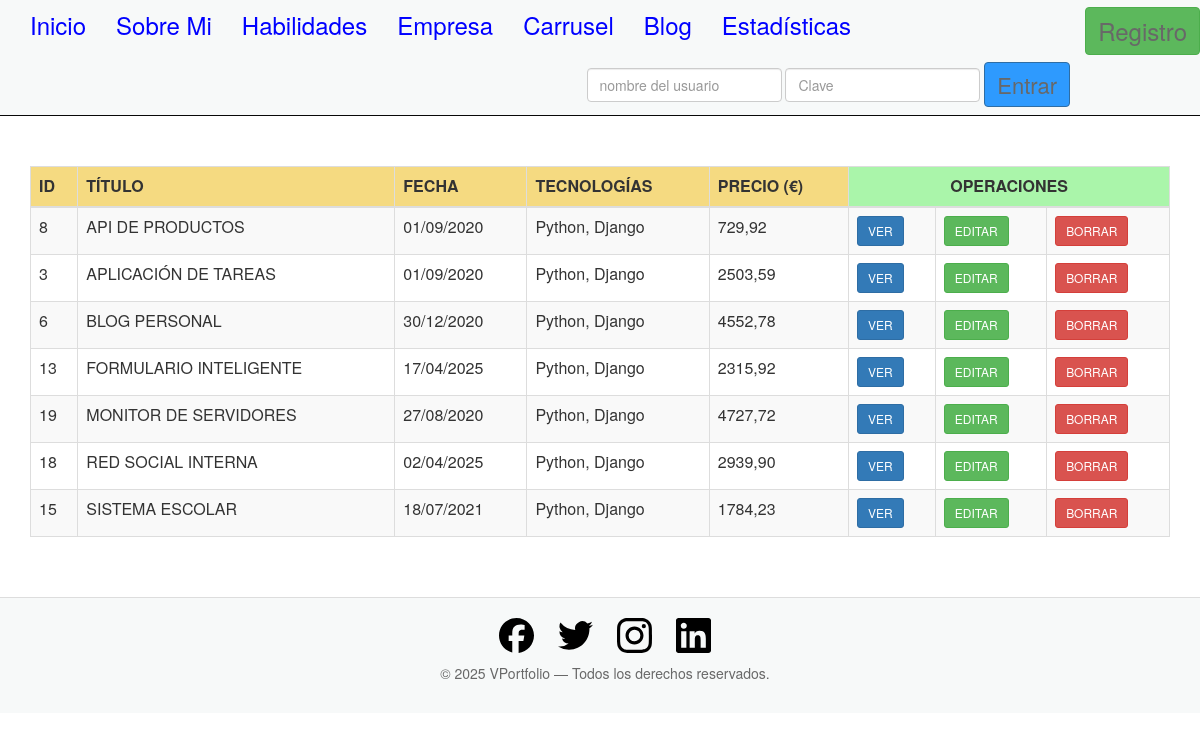
The page /proyectos/ on the database its author committed.
### appportfolio/models.py (models this page shows, shortened)
class Proyecto(models.Model):
    id = models.AutoField(primary_key=True)
    titulo = models.CharField('Título del Proyecto', max_length=50)
    descripcion = models.TextField('Descripción', null=True, blank=True)
    fecha = models.DateField('Fecha del Proyecto', null=True, blank=True)
    tecnologias = models.CharField('Tecnologías usadas', max_length=150, null=True, blank=True)
    precio = models.DecimalField('Precio del Proyecto', max_digits=10, decimal_places=2, null=True, blank=True)
    class Meta:
        verbose_name = 'Proyecto'
        verbose_name_plural = 'Proyectos'
        ordering = ['titulo']

### appportfolio/views.py (the view)
# urls.py: path("proyectos/", listar_proyectos, name="listar_proyectos"),
def listar_proyectos(request):
    minimo=800
    maximo=2000
    tecnologia = "django"
    '''
    lista = Proyecto.objects.all()
    '''
    '''
    lista = Proyecto.objects.filter(precio__gte=minimo, precio__lte=maximo)
    '''
    '''
    lista = Proyecto.objects.filter(tecnologias__icontains=tecnologia)
    '''
    '''
    lista = Proyecto.objects.filter(precio__gte=minimo,precio__lte=maximo,tecnologias__icontains=tecnologia)
    '''
    '''
    lista = Proyecto.objects.filter(Q(precio__gte=minimo, precio__lte=maximo) | Q(tecnologias__icontains=tecnologia))
    '''
    lista = Proyecto.objects.filter(
    (Q(precio__gte=minimo, precio__lte=maximo) & Q(fecha__year=2025)) | Q(tecnologias__icontains=tecnologia))
    return render(request, "listar_proyectos.html", {
        "lista_proyectos": lista
    })

### templates/listar_proyectos.html (shortened to what this page needs)
{% extends "base.html" %}
{% load static %}
{% block head %}
<link rel="stylesheet"
      href="https://maxcdn.bootstrapcdn.com/bootstrap/3.3.5/css/bootstrap.min.css">
{% endblock %}
{% block content %}
<br><br><br>
<center>
  <font color="#686868" size="6" face="Comic Sans MS,Arial,Verdana">
  </font>
</center>
<br><br>
<font size="3">
<table class="table table-bordered table-striped">
    <thead>
        <tr>
            <th bgcolor="#F5DA81">ID</th>
            <th bgcolor="#F5DA81">TÍTULO</th>
            <th bgcolor="#F5DA81">FECHA</th>
            <th bgcolor="#F5DA81">TECNOLOGÍAS</th>
            <th bgcolor="#F5DA81">PRECIO (€)</th>
            <th colspan="3" bgcolor="#AAF5AA" style="text-align:center;">OPERACIONES</th>
        </tr>
    </thead>
    <tbody>
        {% for p in lista_proyectos %}
        <tr>
            <td>{{ p.id }}</td>
            <td>{{ p.titulo|upper }}</td>
            <td>{{ p.fecha|date:"d/m/Y" }}</td>
            <td>{{ p.tecnologias }}</td>
            <td>{{ p.precio }}</td>
            <form method="post">
				<td><a class="btn btn-primary btn-sm" href="">VER</a></td>
                <td><a class="btn btn-success btn-sm" href="">EDITAR</a></td>
                <td><a class="btn btn-danger btn-sm"  href="">BORRAR</a></td>
            </form>
        </tr>
        {% endfor %}
    </tbody>
</table>
</font>
{% endblock content %}

### templates/base.html (shortened to what this page needs)
{% load static %}
<!DOCTYPE html>
<html lang="es">
    <head>
   {% block head %}
  {% endblock %}
  </head>
    <body>
        {% include "navbar.html" %}
        <div class="container">
            {% block content %}
            {% endblock %}
        </div>
        {% include "footer.html" %}
    </body>
</html>

### templates/navbar.html (shortened to what this page needs)
{% load static %}
<nav class="navbar navbar-inverse navbar-fixed-top navbar-light"
     style="background-color: #F7F9F9 !important;">
    <div class="container-fluid">
      <div id="navbar" class="collapse navbar-collapse">
       <ul class="nav navbar-nav">
		{% if not request.user.is_authenticated %}
		 <li><a href="{% url 'home' %}"><font size="5" color="#0000FF">Inicio</font></a></li>
         <li><a href="{% url 'sobremi' %}"><font size="5" color="#0000FF">Sobre Mi</font></a></li>
         <li><a href="{% url 'habilidades' %}"><font size="5" color="#0000FF">Habilidades</font></a></li>
		 <li><a href="{% url 'habilidades' %}"><font size="5" color="#0000FF">Empresa</font></a></li>
		 <li><a href="{% url 'carrusel' %}"><font size="5" color="#0000FF">Carrusel</font></a></li>
		 <li><a href="{% url 'blog' %}"><font size="5" color="#0000FF">Blog</font></a></li>
		 <li><a href="{% url 'dashboard' %}"><font size="5" color="#0000FF">Estadísticas</font></a></li>
    	{% endif %}
       </ul>
	  <ul class="nav navbar-nav navbar-right">
		{% if not request.user.is_authenticated %}
		<a class="btn btn-success" href="{% url 'home' %}" style="margin-top: 7px;">
		         <font size="5" color="#686868">Registro</font>
		</a>
		{% endif %}
	  </ul>
		{% if not request.user.is_authenticated and not "/accounts/login" in request.get_full_path %}
		<form class='navbar-form navbar-right' method='POST' action='{% url "login" %}'>
		 <div class='form-group'>
		   <input type='text' class='form-control' name='username' placeholder='nombre del usuario'/>
		 </div>
		 <div class='form-group'>
		   <input type='password' class='form-control' name='password' placeholder='Clave'/>
		 </div>
		 <button type='submit' class="btn btn-primary"
		    style="color: #686868!important;background-color: #2E9AFE;font-size: 22px;">Entrar</button>
		</form>
	   {% endif %}
     </div>
    </div>
 </nav>
 <br>

### templates/footer.html
{% load static %}
<footer class="footer" style="background:#F7F9F9; padding:20px; margin-top:40px; border-top:1px solid
    #ddd;">
    <div class="container text-center">
        <div style="margin-bottom:10px;">
            <a href="https://facebook.com" target="_blank" style="margin:0 10px;">
                <img src="{% static 'images/facebook.svg' %}" width="35" height="35">
            </a>
            <a href="https://twitter.com" target="_blank" style="margin:0 10px;">
                <img src="{% static 'images/twitter.svg' %}" width="35" height="35">
            </a>
            <a href="https://instagram.com" target="_blank" style="margin:0 10px;">
                <img src="{% static 'images/instagram.svg' %}" width="35" height="35">
            </a>
            <a href="https://linkedin.com" target="_blank" style="margin:0 10px;">
                <img src="{% static 'images/linkedin.svg' %}" width="35" height="35">
            </a>
        </div>
        <p style="color:#686868; font-size:14px; margin-top:10px;">
            © 2025 VPortfolio — Todos los derechos reservados.
        </p>
    </div>
</footer>

### rows shown on the page
Proyecto: id "8", titulo "API DE PRODUCTOS", fecha "01/09/2020", tecnologias "Python, Django", precio "729,92"
Proyecto: id "3", titulo "APLICACIÓN DE TAREAS", fecha "01/09/2020", tecnologias "Python, Django", precio "2503,59"
Proyecto: id "6", titulo "BLOG PERSONAL", fecha "30/12/2020", tecnologias "Python, Django", precio "4552,78"
Proyecto: id "13", titulo "FORMULARIO INTELIGENTE", fecha "17/04/2025", tecnologias "Python, Django", precio "2315,92"
Proyecto: id "19", titulo "MONITOR DE SERVIDORES", fecha "27/08/2020", tecnologias "Python, Django", precio "4727,72"
Proyecto: id "18", titulo "RED SOCIAL INTERNA", fecha "02/04/2025", tecnologias "Python, Django", precio "2939,90"
Proyecto: id "15", titulo "SISTEMA ESCOLAR", fecha "18/07/2021", tecnologias "Python, Django", precio "1784,23"
